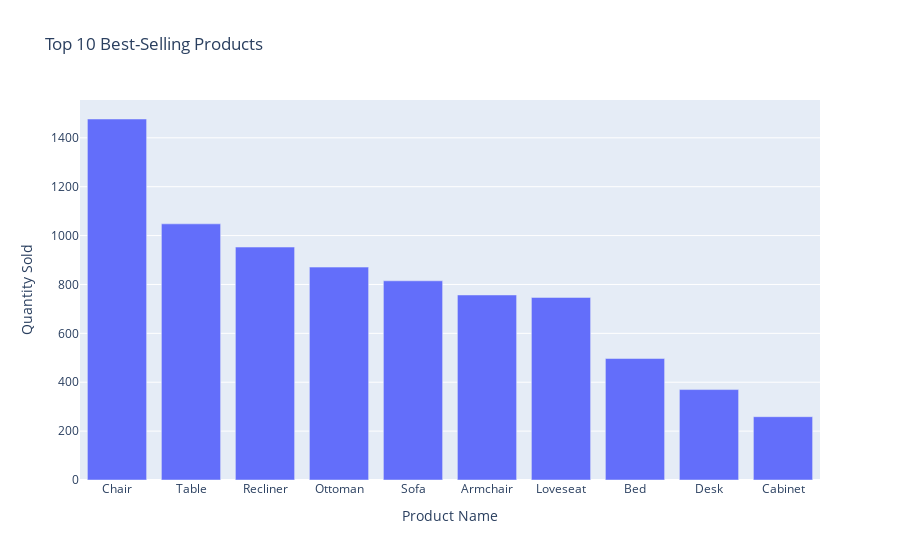

Notebook cell for this chart:
### Code cell
fig = px.bar(top_10_products, x="ProductName", y="Quantity", title="Top 10 Best-Selling Products", labels={"ProductName": "Product Name", "Quantity": "Quantity Sold"})
fig.show()

### Figure 1 — Plotly figure (JSON) as saved in the notebook; plotly's stock layout.template omitted (floating-point values rounded to 4 significant figures)
{"data": [{"alignmentgroup": "True", "hovertemplate": "Product Name=%{x}<br>Quantity Sold=%{y}<extra></extra>", "legendgroup": "", "marker": {"color": "#636efa", "pattern": {"shape": ""}}, "name": "", "offsetgroup": "", "orientation": "v", "showlegend": false, "textposition": "auto", "type": "bar", "x": ["Chair", "Table", "Recliner", "Ottoman", "Sofa", "Armchair", "Loveseat", "Bed", "Desk", "Cabinet"], "xaxis": "x", "y": [1477, 1048, 953, 871, 815, 757, 747, 497, 370, 259], "yaxis": "y"}], "layout": {"barmode": "relative", "legend": {"tracegroupgap": 0}, "title": {"text": "Top 10 Best-Selling Products"}, "xaxis": {"anchor": "y", "domain": [0, 1], "title": {"text": "Product Name"}}, "yaxis": {"anchor": "x", "domain": [0, 1], "title": {"text": "Quantity Sold"}}}}
